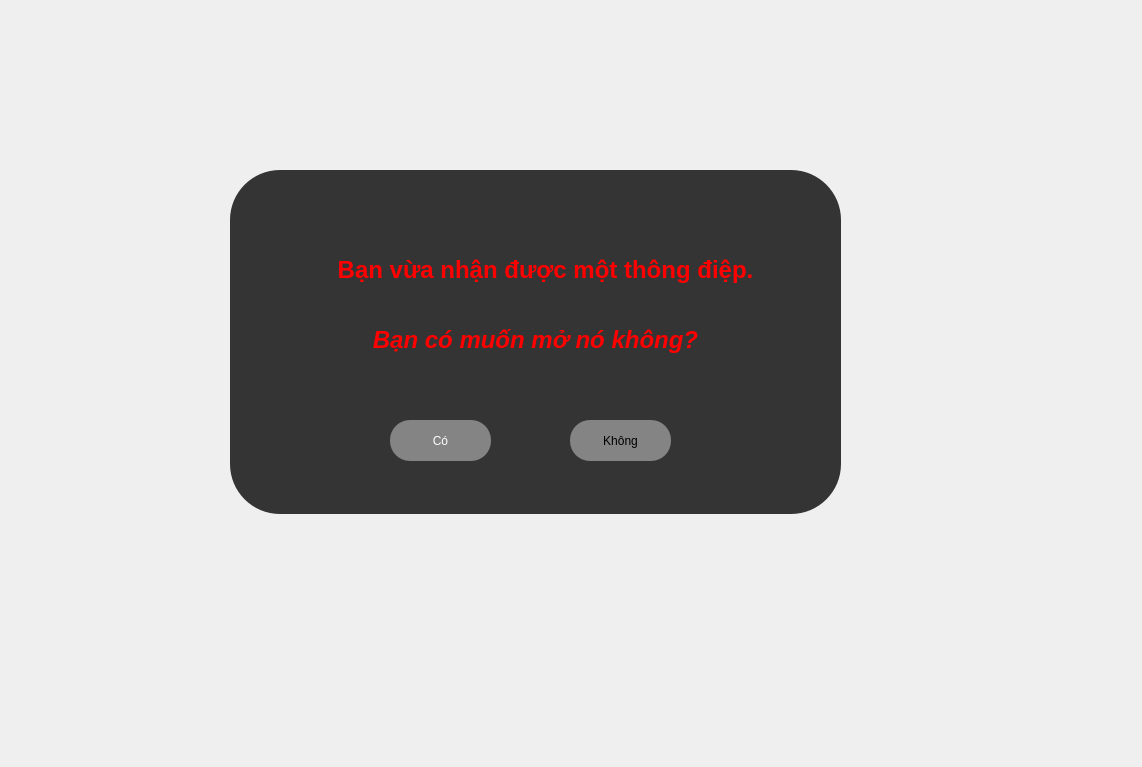
<?xml version="1.0" encoding="UTF-8"?>
<ui version="4.0">
 <class>Mothongdiep</class>
 <widget class="QWidget" name="Mothongdiep">
  <property name="geometry">
   <rect>
    <x>0</x>
    <y>0</y>
    <width>1142</width>
    <height>767</height>
   </rect>
  </property>
  <property name="windowTitle">
   <string>Form</string>
  </property>
  <widget class="QWidget" name="widget" native="true">
   <property name="geometry">
    <rect>
     <x>230</x>
     <y>170</y>
     <width>611</width>
     <height>344</height>
    </rect>
   </property>
   <property name="styleSheet">
    <string notr="true"/>
   </property>
   <widget class="QPushButton" name="PBCo">
    <property name="geometry">
     <rect>
      <x>160</x>
      <y>250</y>
      <width>101</width>
      <height>41</height>
     </rect>
    </property>
    <property name="styleSheet">
     <string notr="true">QPushButton{
font: 75 14pt &quot;MS Shell Dlg 2&quot;;
color: rgb(255, 255, 255);
border-radius: 20px;
background-color: rgba(255, 255, 255, 100);
}
QPushButton:hover{
background-color: rgb(0, 0, 255)
}
QPushButton:pressed {
     background-color: rgb(0, 255, 0);
	border: 3px solid rgb(0, 255, 0);
 }</string>
    </property>
    <property name="text">
     <string>Có</string>
    </property>
   </widget>
   <widget class="QPushButton" name="PBKhong">
    <property name="geometry">
     <rect>
      <x>340</x>
      <y>250</y>
      <width>101</width>
      <height>41</height>
     </rect>
    </property>
    <property name="styleSheet">
     <string notr="true">QPushButton{
font: 75 14pt &quot;MS Shell Dlg 2&quot;;
color: rgb(0, 0, 0);
border-radius: 20px;
background-color: rgba(255, 255, 255, 100);
}
QPushButton:hover{
background-color: rgb(255, 0, 0);
}
QPushButton:pressed {
     background-color: rgb(0, 255, 0);
	border: 3px solid rgb(0, 255, 0);
 }</string>
    </property>
    <property name="text">
     <string>Không</string>
    </property>
   </widget>
   <widget class="QLabel" name="label_2">
    <property name="geometry">
     <rect>
      <x>40</x>
      <y>70</y>
      <width>551</width>
      <height>61</height>
     </rect>
    </property>
    <property name="text">
     <string>&lt;html&gt;&lt;head/&gt;&lt;body&gt;&lt;p align=&quot;center&quot;&gt;&lt;span style=&quot; font-size:18pt; font-weight:600; color:#ff0000;&quot;&gt;Bạn vừa nhận được một thông điệp.&lt;/span&gt;&lt;/p&gt;&lt;/body&gt;&lt;/html&gt;</string>
    </property>
   </widget>
   <widget class="QLabel" name="label_3">
    <property name="geometry">
     <rect>
      <x>90</x>
      <y>140</y>
      <width>431</width>
      <height>61</height>
     </rect>
    </property>
    <property name="text">
     <string>&lt;html&gt;&lt;head/&gt;&lt;body&gt;&lt;p align=&quot;center&quot;&gt;&lt;span style=&quot; font-size:18pt; font-weight:600; font-style:italic; color:#ff0000;&quot;&gt;Bạn có muốn mở nó không?&lt;/span&gt;&lt;/p&gt;&lt;/body&gt;&lt;/html&gt;</string>
    </property>
   </widget>
   <widget class="QLabel" name="label">
    <property name="geometry">
     <rect>
      <x>0</x>
      <y>0</y>
      <width>611</width>
      <height>344</height>
     </rect>
    </property>
    <property name="styleSheet">
     <string notr="true">border-radius: 50px;
background-color: rgba(0, 0, 0, 200);</string>
    </property>
    <property name="text">
     <string/>
    </property>
   </widget>
   <zorder>label</zorder>
   <zorder>PBCo</zorder>
   <zorder>PBKhong</zorder>
   <zorder>label_2</zorder>
   <zorder>label_3</zorder>
  </widget>
 </widget>
 <resources>
  <include location="source.qrc"/>
 </resources>
 <connections/>
</ui>
